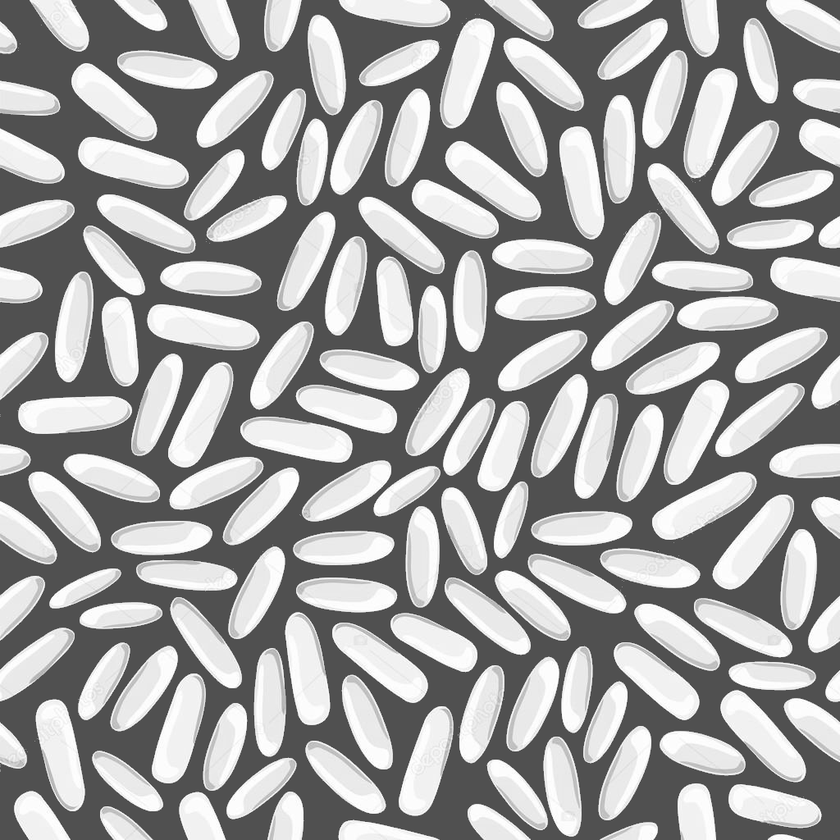
#> input picture examples/feature_extraction/rice.png, 840 x 840 px, shrunk from 1024 x 1024 before the run
$ jupyter execute --allow-errors ellipses.ipynb
#> lines starting #> are read from the running program, lines starting #| are printed output that depends on the picture; after the words box and inside, x2 and y2 are one past the last pixel; in counts of white or black regions, pixels touching at a corner belong together
### pybalu/io/imread.py
__all__ = ["imread"]


import numpy as _np
from imageio import imread as _imread


def imread(filename, *, normalize=False, flatten=False):
	"""\
    imread(filename, flatten=False)

    Loads an image as a numerical matrix of either 2 or 3 dimensions.

    Parameters
    ----------
    filename: string
        The path of the image to load
    normalize: boolean, optional
        If set to true, the return value will be an array with float values between 0 and 1.
        If set to false, the reurn value will be an array with uint8 values between 0 and 255.
        default value is False.
    flatten: boolean, optional
        If set to true, the return value is a 2 dimensional ndarray with the grayscale
        representation of the loaded image.

    Returns
    -------
    image: ndarray
        matrix representation of the loaded image, either 2 or 3 dimensional depending on the
        file and the `flatten` parameter.

    Examples
    --------
    (TODO)
    """
#> called with filename = 'feature_extraction/rice.png', normalize = False, flatten = False
	img = _imread(filename)
#> img is the input picture: shape (840, 840); min 54, max 255, mean 162.9
	if flatten:
		img = img @ [0.299, 0.587, 0.114]
	if normalize:
		return img / 255
	return img.astype(_np.uint8)

### examples/feature_extraction/ellipses.ipynb
[cell 1]
# Change directory to VSCode workspace root so that relative path loads work correctly. Turn this addition off with the DataScience.changeDirOnImportExport setting
import os

try:
    os.chdir(os.path.join(os.getcwd(), ".."))
except:
    pass

 # Detection of rice grains using ellipses

[cell 2]
import matplotlib.pyplot as plt
import numpy as np
from matplotlib.patches import Ellipse
from multiprocessing import Pool
from pybalu.feature_extraction.geometric_utils import bbox as _bbox
from pybalu.feature_extraction import basic_geo_features
from pybalu.io import imread
from skimage.measure import label

 ## Matplotlib setup
 The following code is used to set up the default parameters for all the
 plots shown by matplotlib

[cell 3]
import matplotlib

matplotlib.rcParams["figure.figsize"] = (7, 7)
matplotlib.rcParams["axes.titlesize"] = 20
matplotlib.rcParams["axes.titlepad"] = 15
matplotlib.rcParams["figure.figsize"] = (7, 7)
del matplotlib

 ## Loading and displaying the image

[cell 4]
im = imread("feature_extraction/rice.png")
plt.title("Original Image", fontdict={"fontsize": 20}, pad=20)
plt.imshow(im, cmap="gray")
plt.show()

 ## Recognizing rice grains
 In order to recognize the grains, the following steps are followed:

   1. Image is transformed to binary
   2. Rice grains are separated and labeled accordingly
   3. Geometric features are calculated for each grain by using `basic_geo_features` function
   4. An `Ellipse` object is built for each grain

[cell 5]
im_bin = (im > 140).astype(int)
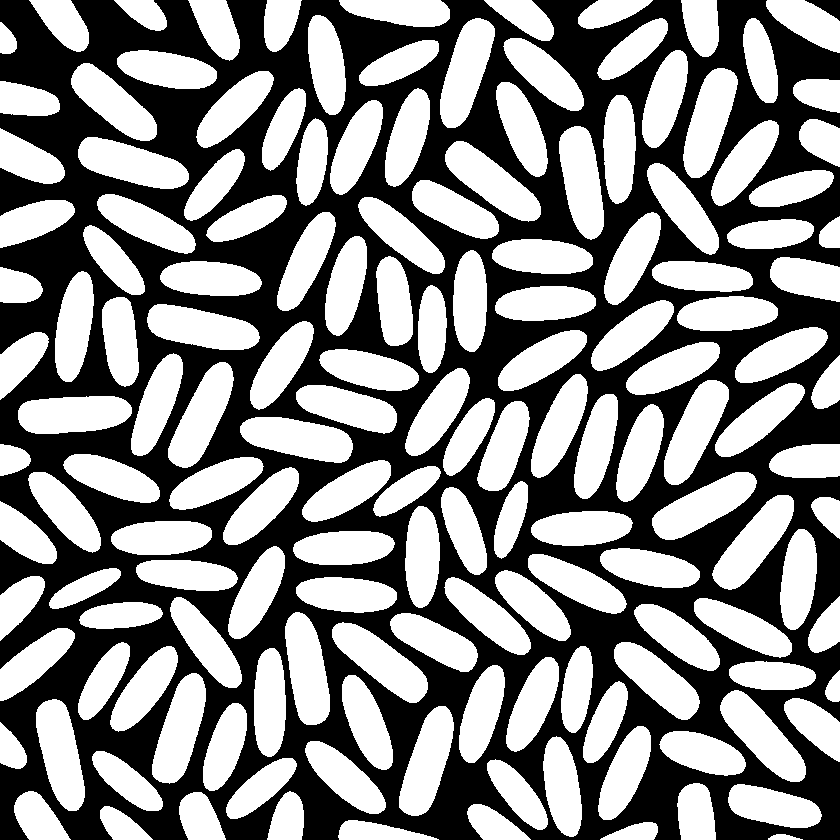
#> im_bin: shape (840, 840) int64; values 0 (black) and 1 (white), 53.6% white; 2 black regions, box (x1, y1, x2, y2) and area: (0, 0, 840, 840) 327292, (805, 0, 840, 21) 348
labeled, n = label(im_bin, return_num=True)
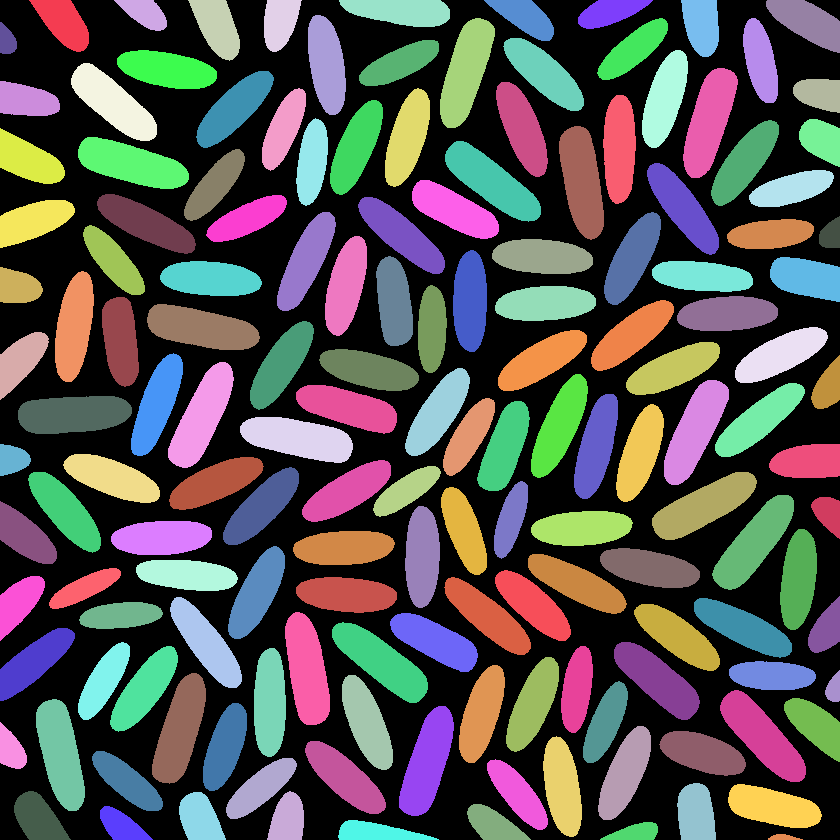
#> labeled: shape (840, 840) int64; 156 distinct labels, from 0 to 155; one colour per label, 0 black
#> n = 155
labeled_T = labeled.T
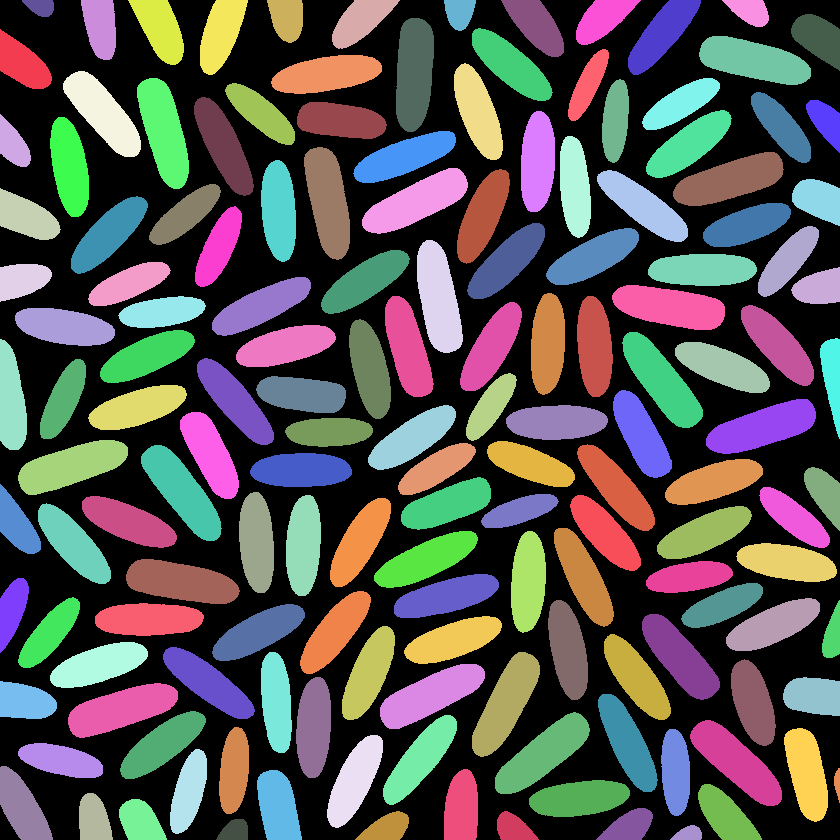
#> labeled_T: shape (840, 840) int64; 156 distinct labels, from 0 to 155; one colour per label, 0 black


def calc_ellipse(idx):
#> called with idx = 1
    region = (labeled_T == idx).astype(int)
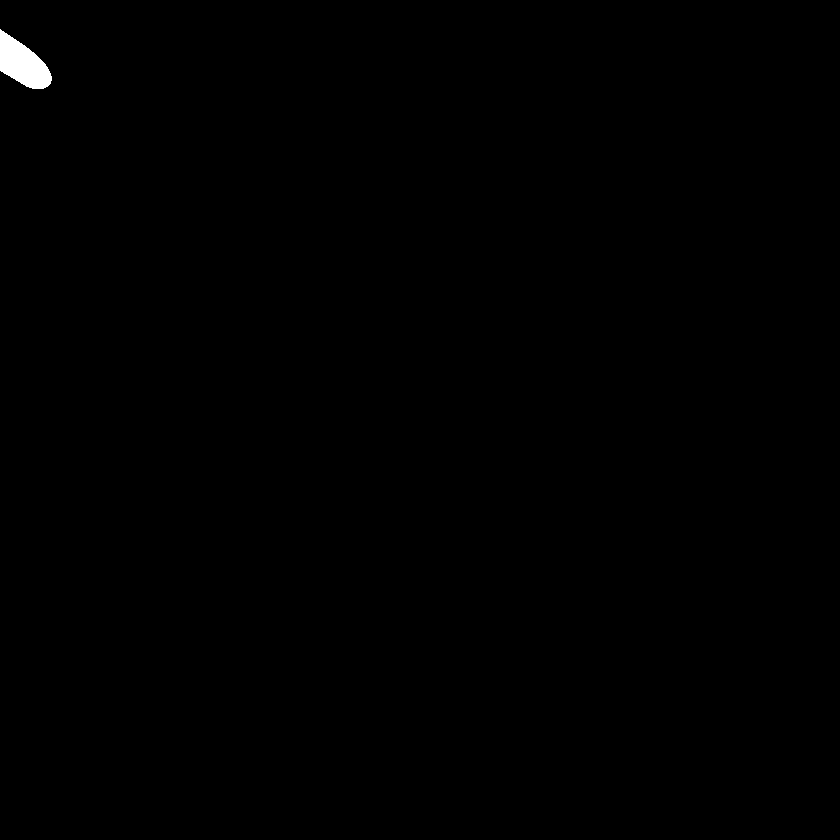
#> region: shape (840, 840) int64; values 0 (black) and 1 (white), 0.26% white; 1 white region, box (x1, y1, x2, y2) and area: (0, 29, 52, 89) 1821
    box = _bbox(region)
    feats = basic_geo_features(region[box])
    return np.array(
        [
            box[0].start + feats[0],  # feats[0]:  center of grav i [px]
            box[1].start + feats[1],  # feats[1]:  center of grav j [px]
            feats[10],  # feats[10]: MajorAxisLength  [px]
            feats[11],  # feats[11]: MinorAxisLength  [px]
            feats[12],  # feats[12]: Orientation      [deg]
        ]
    )


#> (the rest of this cell did not finish here and is left out)
